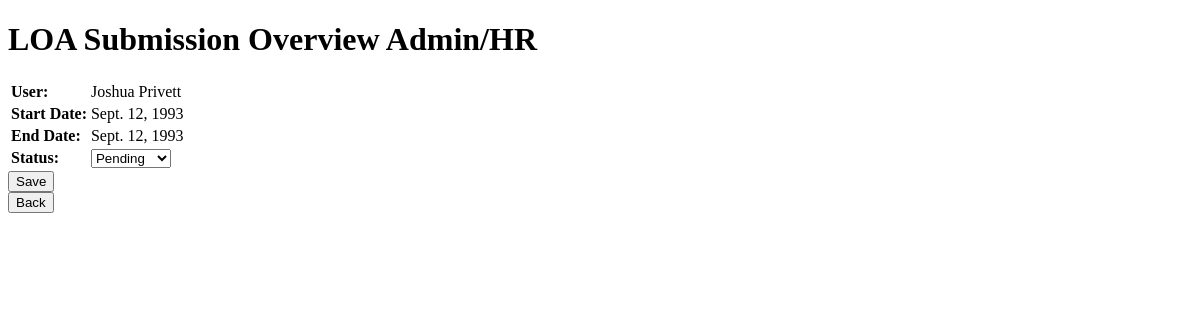
Page /loa_submission_overview_admin_hr/?id=1 (signed in) on the earlier database version.
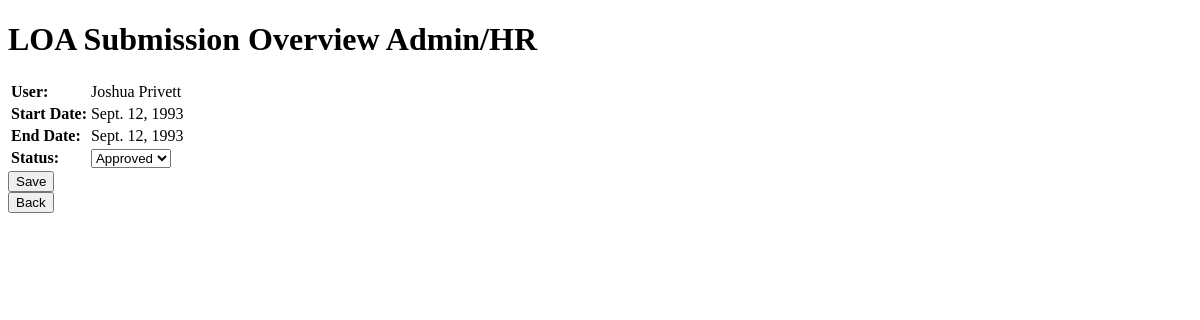
Same page on the later database version.
### main/models.py (models this page shows, shortened)
class LOA(models.Model):
    STATUS_CHOICES = [
        ('Pending', 'Pending'),
        ('Approved', 'Approved'),
        ('Denied', 'Denied'),
    ]
    user = models.ForeignKey(User, on_delete=models.CASCADE)
    start_date = models.DateField()
    end_date = models.DateField()
    status = models.CharField(max_length=10, choices=STATUS_CHOICES, default='Pending')

### main/views.py (the view)
# urls.py: path('loa_submission_overview_admin_hr/', views.loa_submission_overview_admin_hr, name='loa_submission_overview_admin_hr'),
@login_required
@user_passes_test(lambda u: is_admin(u) or is_approver(u) or is_it(u))
def loa_submission_overview_admin_hr(request):
    loa_id = request.GET.get('id')
    loa = get_object_or_404(LOA, id=loa_id)
    if request.method == 'POST':
        form = LOAAdminForm(request.POST, instance=loa)
        if form.is_valid():
            form.save()
            approver_emails = get_user_emails_by_group('Approver')
            recipient_list = approver_emails + [loa.user.email]  # Both approver and submitter
            details_dict = {
                'First Name': loa.user.first_name,
                'Last Name': loa.user.last_name,
                'Start Date': loa.start_date,
                'End Date': loa.end_date,
                'Status': loa.status,
            }
            send_email(
                'LOA Status Updated',
                details_dict,
                recipient_list
            )
            return redirect('loa_admin_hr')
        else:
            print("Form is not valid:", form.errors)
    else:
        form = LOAAdminForm(instance=loa)
    return render(request, 'loa_submission_overview_admin_hr.html', {'form': form, 'loa': loa})

### main/forms.py
class LOAAdminForm(forms.ModelForm):
    class Meta:
        model = LOA
        fields = ['start_date', 'end_date', 'status']

### main/views.py (called while the page is built)
def is_admin(user):
    return user.groups.filter(name='Admin').exists()

def is_approver(user):
    return user.groups.filter(name='Approver').exists()

def is_it(user):
    return user.groups.filter(name='IT').exists()

### main/templates/loa_submission_overview_admin_hr.html (shortened to what this page needs)
<!DOCTYPE html>
<html>
<head>
</head>
<body>
<h1>LOA Submission Overview Admin/HR</h1>
<form method="post">
<table>
<tr>
<td><b>User:</b></td><td>{{ loa.user.get_full_name }}</td>
</tr>
<tr>
<td><b>Start Date:</b></td><td>{{ form.start_date.value }}</td>
</tr>
<tr>
<td><b>End Date:</b></td><td>{{ form.end_date.value }}</td>
</tr>
<tr>
<td><b>Status:</b></td>
<td>
    <select name="status">
        {% for choice in form.status.field.choices %}
        <option value="{{ choice.0 }}" {% if form.status.value == choice.0 %}selected{% endif %}>{{ choice.1 }}</option>
        {% endfor %}
    </select>
</td>
</tr>
</table>
<button type="submit">Save</button>
</form>
<a href="{% url 'loa_admin_hr' %}"><button type="button">Back</button></a>
</body>
</html>

Differences in the rows shown:
changed LOA "Joshua Privett": status "Pending" → "Approved"
